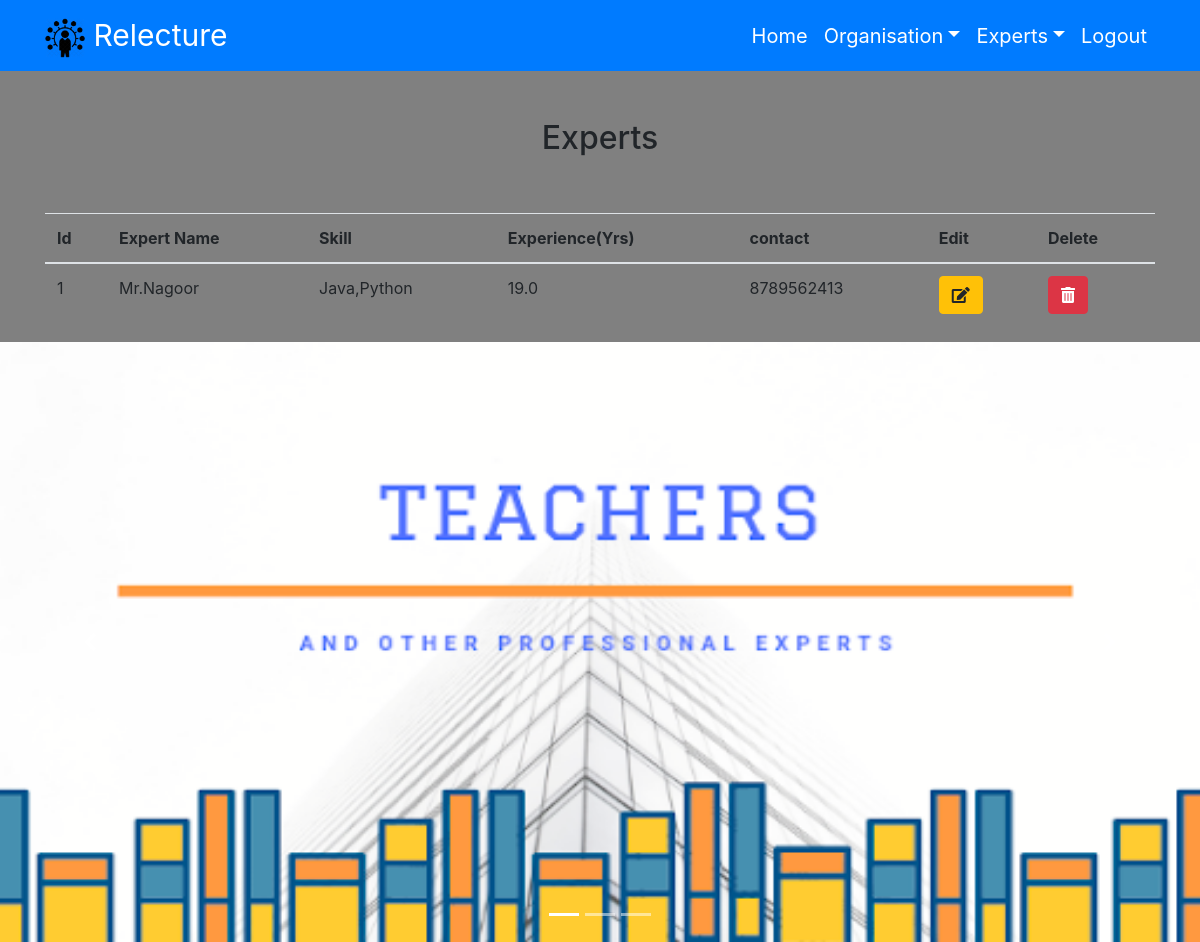
Page /viewexpert/ (signed in) on the committed database.
### consultapp/models.py (models this page shows)
class Expert(models.Model):
    name=models.CharField(max_length=100)
    skill=models.CharField(max_length=500)
    experience=models.FloatField()
    contact=models.IntegerField()

### consultapp/views.py (the view)
# urls.py: path('viewexpert/', views.viewexperts,name='viewexperts'),
def viewexperts(request):
    if not request.user.is_staff:
        return redirect('login')
    exp=Expert.objects.all()
    d={'exp':exp}
    return render(request,'consult/viewexperts.html',d)

### templates/consult/viewexperts.html
{% extends 'consult/home.html' %}
{% block body %}
<br><br>
<div class="container">
  <h2 class='text-center'>Experts</h2>
  <br><br>
  <table class='table table-hover' id="example">
    <thead>
      <tr>
        <th>Id</th>
        <th>Expert Name</th>
        <th>Skill</th>
        <th>Experience(Yrs)</th>
        <th>contact</th>
        <th>Edit</th>
        <th>Delete</th>
      </tr>
    </thead>
    <tbody>
      {% for i in exp %}
      <tr>
        <td>{{i.id}}</td>
        <td>{{i.name}}</td>
        <td>{{i.skill}}</td>
        <td>{{i.experience}}</td>
        <td>{{i.contact}}</td>
        <td><a href="{%url 'updateexp' i.id%}" class='btn btn-warning'><i class='fas fa-edit'></i></a></td>
        <td><a href="{%url 'deleteexpert' i.id%}" onclick="return confirm('Are u really want to delete')" class='btn btn-danger'><i class='fas fa-trash-alt'></i></a></td>
      </tr>
      {% endfor %}
    </tbody>
  </table>
</div>
{% endblock %}

### static/css/style.css (style rules this page uses)
#body1 { background: grey; }

### rows in the picture
Expert: id "1", name "Mr.Nagoor", skill "Java,Python", experience "19.0", contact "8789562413"
